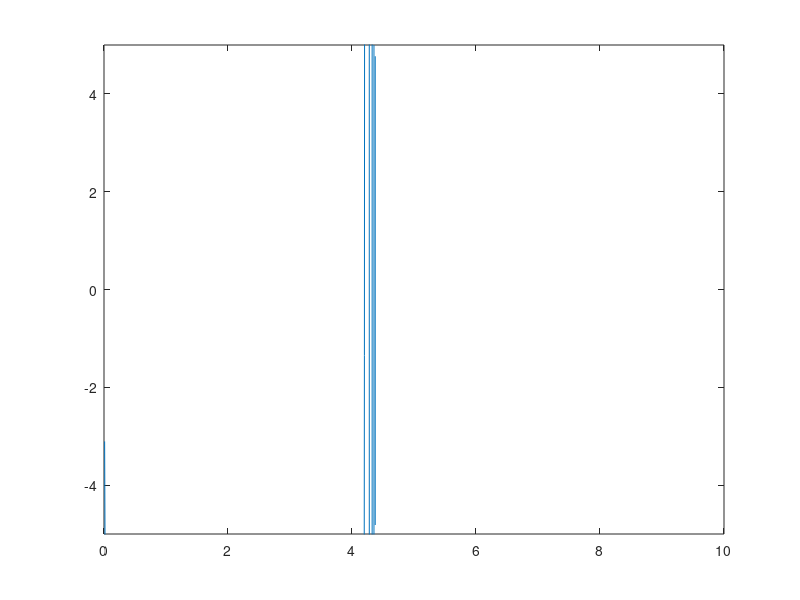

The MATLAB source for this figure:
% Things you will have to change:

% First thing to do is to choose the variable.
% By choosing a varible, you should have two of your equations simplify
% to a system of linear equations (by assuming the variable you chose is
% a constant)

% Functions in the fx and fx2 functions should be changed to the same
% thing, but the variable that you are assuming should be different
% in the functions
% for fx, it should be the same as the variable you are passing through gx
% for fx2, it should be the same as what you are assigning the solutions
% you get from fzero

% In the gx function, change the variables gotton from fsolve to the ones
% That aren't pre determined. Then use the formula you didn't use to find
% the undetermined variables to check if your solution is valid (equals 0)

% Make a solution sequence for every root you are trying to find

function Tearing
% first part where you see how many solutions you have

xx2 = [0.01:0.01:10]; %#ok<NBRAK2> # Change x bounds to find intersections
for i = 1:length(xx2)
    yy(i)=gx(xx2(i)); %#ok<AGROW>
end
plot(xx2, yy)
ylim([-5,5])

% Second Part where you use boundaries from the graph to get your answers
options=optimset('Display', 'off');

% sol1_range=[0.9,1.2];
% x1_sol1=fzero(@gx, sol1_range, options);
% xx2 = x1_sol1;
% [x23_sol1,~]=fsolve(@fx2,[1,1],options);
% fprintf('Solution 1: x1 = %2.3f, x2 = %2.3f, x3 = %2.3f\n\n', x1_sol1, x23_sol1(1), x23_sol1(2))
% 
% sol2_range=[1.8,2.2];
% x1_sol2=fzero(@gx, sol2_range, options);
% xx2 = x1_sol2;
% [x23_sol2,~]=fsolve(@fx2,[1,1],options);
% fprintf('Solution 2: x1 = %2.3f, x2 = %2.3f, x3 = %2.3f\n\n', x1_sol2, x23_sol2(1), x23_sol2(2))

    function ff=fx2(z)
        % z(1) is x1, z(2) is x3
        x1 = z(1); x3 = z(2);
        % These need to be equal to zero
        ff(1,1)=6*x1+x3*log(xx2)+xx2*x3-6;
        ff(2,1)=x1+xx2+x3-5;
    end

    function f2=gx(x2)
        options=optimset('Display', 'off');
        [x_sol,~] = fsolve(@fx,[0,0], options);
        xx1 = x_sol(1); xx3 = x_sol(2);
        % This also needs to equal 0
        f2=exp(xx1)*sin(xx3)-5*exp(-x2)-10;

        function ff=fx(z)
            % z(1) is x2, z(2) is x3
            x1 = z(1); x3 = z(2);
            % These need to be equal to zero
            ff(1,1)=6*x1+x3*log(x2)+x2*x3-6;
            ff(2,1)=x1+x2+x3-5;
        end
    end
end